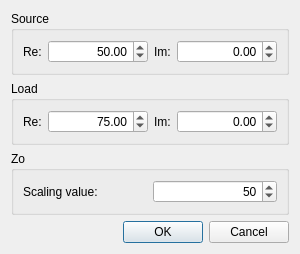
<?xml version="1.0" encoding="UTF-8"?>
<ui version="4.0">
 <class>ImpedanceDialog</class>
 <widget class="QDialog" name="ImpedanceDialog">
  <property name="geometry">
   <rect>
    <x>0</x>
    <y>0</y>
    <width>295</width>
    <height>246</height>
   </rect>
  </property>
  <property name="windowTitle">
   <string>Impedance settings</string>
  </property>
  <layout class="QVBoxLayout" name="verticalLayout">
   <item>
    <widget class="QGroupBox" name="groupBox">
     <property name="title">
      <string>Source</string>
     </property>
     <layout class="QHBoxLayout" name="horizontalLayout_3">
      <item>
       <widget class="QLabel" name="sourceReLabel">
        <property name="text">
         <string>Re:</string>
        </property>
       </widget>
      </item>
      <item>
       <widget class="QDoubleSpinBox" name="sourceReSpinBox">
        <property name="sizePolicy">
         <sizepolicy hsizetype="Fixed" vsizetype="Fixed">
          <horstretch>0</horstretch>
          <verstretch>0</verstretch>
         </sizepolicy>
        </property>
        <property name="minimumSize">
         <size>
          <width>100</width>
          <height>0</height>
         </size>
        </property>
        <property name="alignment">
         <set>Qt::AlignRight|Qt::AlignTrailing|Qt::AlignVCenter</set>
        </property>
        <property name="maximum">
         <double>999999.989999999990687</double>
        </property>
        <property name="value">
         <double>50.000000000000000</double>
        </property>
       </widget>
      </item>
      <item>
       <widget class="QLabel" name="sourceImLabel">
        <property name="text">
         <string>Im:</string>
        </property>
       </widget>
      </item>
      <item>
       <widget class="QDoubleSpinBox" name="sourceImSpinBox">
        <property name="sizePolicy">
         <sizepolicy hsizetype="Fixed" vsizetype="Fixed">
          <horstretch>0</horstretch>
          <verstretch>0</verstretch>
         </sizepolicy>
        </property>
        <property name="minimumSize">
         <size>
          <width>100</width>
          <height>0</height>
         </size>
        </property>
        <property name="alignment">
         <set>Qt::AlignRight|Qt::AlignTrailing|Qt::AlignVCenter</set>
        </property>
        <property name="minimum">
         <double>-999999.989999999990687</double>
        </property>
        <property name="maximum">
         <double>999999.989999999990687</double>
        </property>
       </widget>
      </item>
      <item>
       <spacer name="horizontalSpacer_3">
        <property name="orientation">
         <enum>Qt::Horizontal</enum>
        </property>
        <property name="sizeHint" stdset="0">
         <size>
          <width>102</width>
          <height>20</height>
         </size>
        </property>
       </spacer>
      </item>
     </layout>
    </widget>
   </item>
   <item>
    <widget class="QGroupBox" name="groupBox_2">
     <property name="title">
      <string>Load</string>
     </property>
     <layout class="QHBoxLayout" name="horizontalLayout_2">
      <item>
       <widget class="QLabel" name="loadReLabel">
        <property name="text">
         <string>Re:</string>
        </property>
       </widget>
      </item>
      <item>
       <widget class="QDoubleSpinBox" name="loadReSpinBox">
        <property name="sizePolicy">
         <sizepolicy hsizetype="Fixed" vsizetype="Fixed">
          <horstretch>0</horstretch>
          <verstretch>0</verstretch>
         </sizepolicy>
        </property>
        <property name="minimumSize">
         <size>
          <width>100</width>
          <height>0</height>
         </size>
        </property>
        <property name="alignment">
         <set>Qt::AlignRight|Qt::AlignTrailing|Qt::AlignVCenter</set>
        </property>
        <property name="maximum">
         <double>999999.989999999990687</double>
        </property>
        <property name="value">
         <double>75.000000000000000</double>
        </property>
       </widget>
      </item>
      <item>
       <widget class="QLabel" name="loadImLabel">
        <property name="text">
         <string>Im:</string>
        </property>
       </widget>
      </item>
      <item>
       <widget class="QDoubleSpinBox" name="loadImSpinBox">
        <property name="sizePolicy">
         <sizepolicy hsizetype="Fixed" vsizetype="Fixed">
          <horstretch>0</horstretch>
          <verstretch>0</verstretch>
         </sizepolicy>
        </property>
        <property name="minimumSize">
         <size>
          <width>100</width>
          <height>0</height>
         </size>
        </property>
        <property name="alignment">
         <set>Qt::AlignRight|Qt::AlignTrailing|Qt::AlignVCenter</set>
        </property>
        <property name="minimum">
         <double>-999999.989999999990687</double>
        </property>
        <property name="maximum">
         <double>999999.989999999990687</double>
        </property>
       </widget>
      </item>
      <item>
       <spacer name="horizontalSpacer_2">
        <property name="orientation">
         <enum>Qt::Horizontal</enum>
        </property>
        <property name="sizeHint" stdset="0">
         <size>
          <width>40</width>
          <height>20</height>
         </size>
        </property>
       </spacer>
      </item>
     </layout>
    </widget>
   </item>
   <item>
    <widget class="QGroupBox" name="groupBox_3">
     <property name="title">
      <string notr="true">Zo</string>
     </property>
     <layout class="QGridLayout" name="gridLayout">
      <item row="0" column="1">
       <widget class="QSpinBox" name="manualZ0SpinBox">
        <property name="minimumSize">
         <size>
          <width>100</width>
          <height>0</height>
         </size>
        </property>
        <property name="alignment">
         <set>Qt::AlignRight|Qt::AlignTrailing|Qt::AlignVCenter</set>
        </property>
        <property name="maximum">
         <number>999999</number>
        </property>
        <property name="value">
         <number>50</number>
        </property>
       </widget>
      </item>
      <item row="0" column="0">
       <widget class="QLabel" name="label">
        <property name="text">
         <string>Scaling value:</string>
        </property>
       </widget>
      </item>
     </layout>
    </widget>
   </item>
   <item>
    <layout class="QHBoxLayout" name="horizontalLayout">
     <item>
      <spacer name="horizontalSpacer">
       <property name="orientation">
        <enum>Qt::Horizontal</enum>
       </property>
       <property name="sizeHint" stdset="0">
        <size>
         <width>40</width>
         <height>20</height>
        </size>
       </property>
      </spacer>
     </item>
     <item>
      <widget class="QPushButton" name="okButton">
       <property name="text">
        <string>OK</string>
       </property>
      </widget>
     </item>
     <item>
      <widget class="QPushButton" name="cancelButton">
       <property name="text">
        <string>Cancel</string>
       </property>
      </widget>
     </item>
    </layout>
   </item>
  </layout>
 </widget>
 <resources/>
 <connections/>
</ui>
